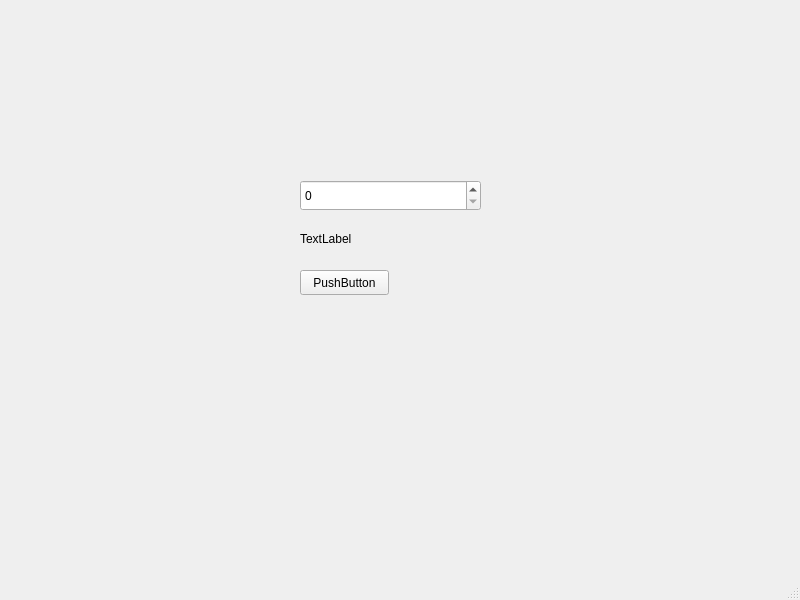
<?xml version="1.0" encoding="UTF-8"?>
<ui version="4.0">
 <class>MainWindow</class>
 <widget class="QMainWindow" name="MainWindow">
  <property name="geometry">
   <rect>
    <x>0</x>
    <y>0</y>
    <width>800</width>
    <height>600</height>
   </rect>
  </property>
  <property name="windowTitle">
   <string>MainWindow</string>
  </property>
  <widget class="QWidget" name="centralwidget">
   <widget class="QSpinBox" name="spinBox_amount">
    <property name="geometry">
     <rect>
      <x>300</x>
      <y>180</y>
      <width>181</width>
      <height>31</height>
     </rect>
    </property>
   </widget>
   <widget class="QLabel" name="label_even_odd">
    <property name="geometry">
     <rect>
      <x>300</x>
      <y>230</y>
      <width>67</width>
      <height>17</height>
     </rect>
    </property>
    <property name="text">
     <string>TextLabel</string>
    </property>
   </widget>
   <widget class="QPushButton" name="pushButton_reset">
    <property name="geometry">
     <rect>
      <x>300</x>
      <y>270</y>
      <width>89</width>
      <height>25</height>
     </rect>
    </property>
    <property name="text">
     <string>PushButton</string>
    </property>
   </widget>
  </widget>
  <widget class="QMenuBar" name="menubar">
   <property name="geometry">
    <rect>
     <x>0</x>
     <y>0</y>
     <width>800</width>
     <height>22</height>
    </rect>
   </property>
  </widget>
  <widget class="QStatusBar" name="statusbar"/>
 </widget>
 <resources/>
 <connections/>
</ui>
